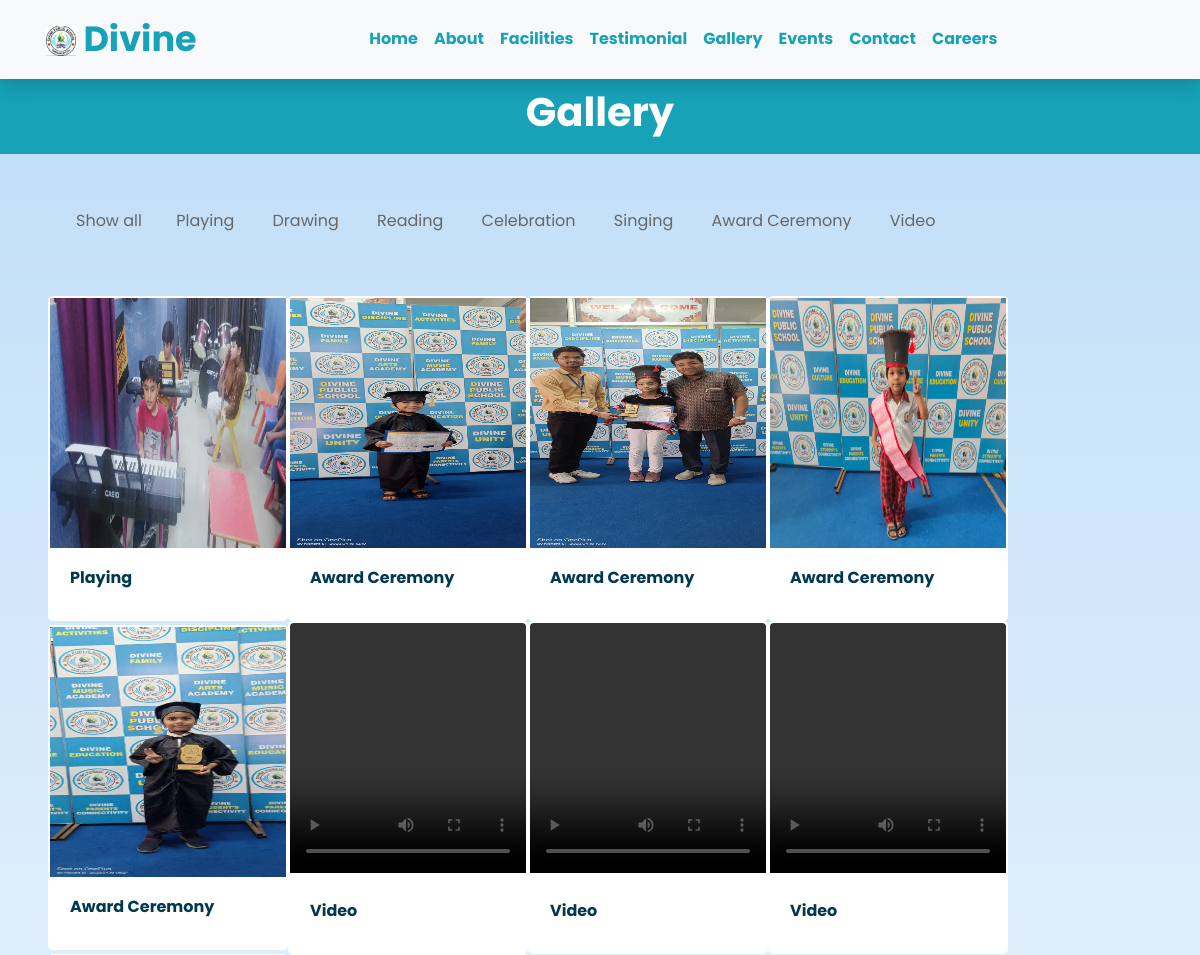
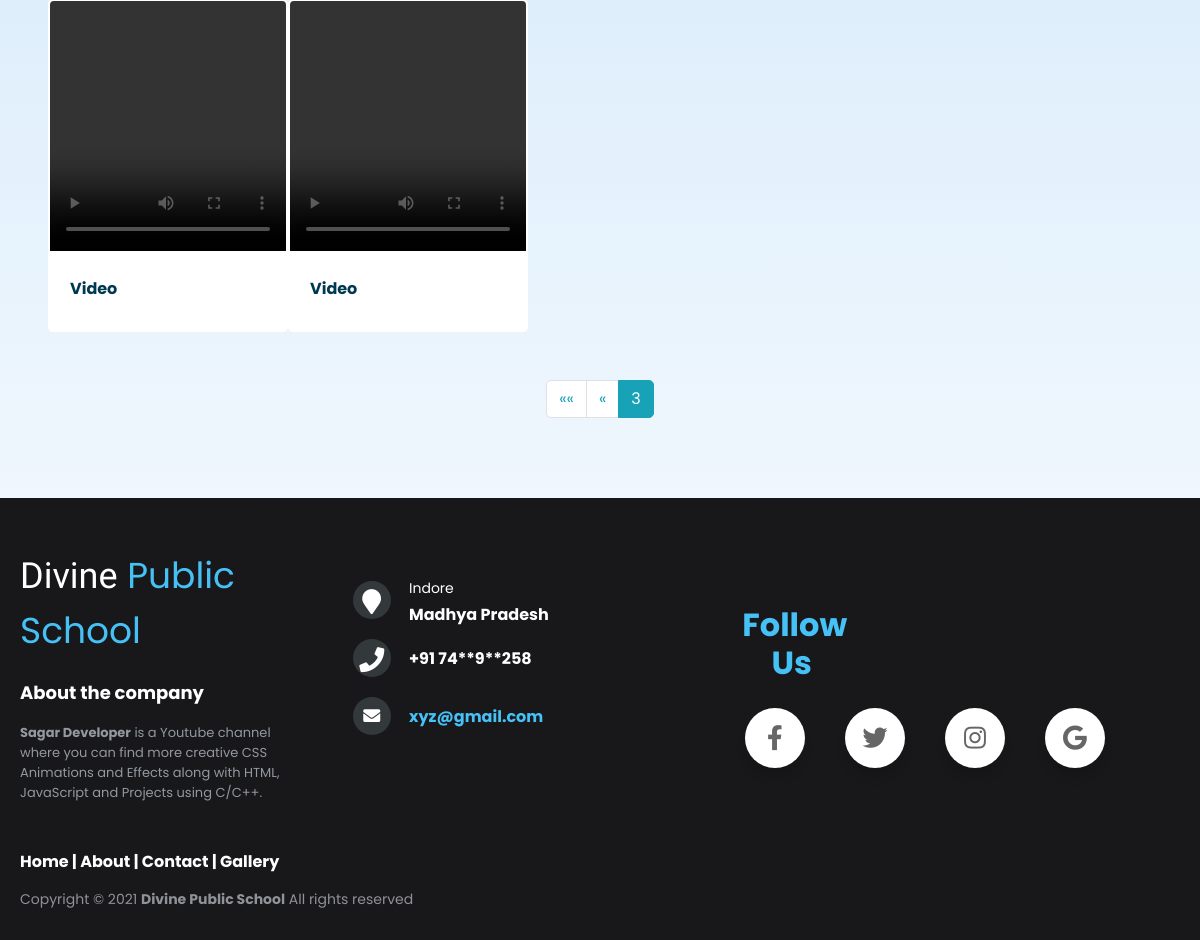
Page /gallery/?page=3 on the committed database (2 pictures, top to bottom).
### App/models.py (models this page shows, shortened)
class Gallery(models.Model):
    photo= models.ImageField(upload_to= "Gallery", height_field=None, width_field=None, max_length=None, blank=True, null=True)
    video = models.FileField( upload_to="Video/video_link", blank=True)
    category= models.ForeignKey(ImageCetegory, on_delete=models.CASCADE, related_name="category")
    is_display= models.BooleanField(default=False)
    is_home_page= models.BooleanField(default=False)

class ImageCetegory(models.Model):
    category_name= models.CharField(max_length=100)

### App/views.py (the view)
# urls.py: path("gallery/", gallery, name= "gallery"),
def gallery(request):
    categories = ImageCetegory.objects.values('category_name')
    category_filter = request.GET.get('category')
    if category_filter:
        g_obj = Gallery.objects.filter(is_display=True, category__category_name=category_filter, is_home_page=False)
    else:
        g_obj = Gallery.objects.filter(is_display=True, is_home_page=False)
    paginator = Paginator(g_obj, 12)  # Show 12 images per page
    page_number = request.GET.get('page')
    page_obj = paginator.get_page(page_number)
    context = {
        'categories': categories,
        'g_obj': page_obj,  # Use page_obj here instead of g_obj
        'category_filter': category_filter
    }
    return render(request, "gallery.html", context)

### App/templates/gallery.html (shortened to what this page needs)
{% load static %}
<!DOCTYPE html>
<html lang="en">
<head>
  <link rel="stylesheet" href="{% static 'css/gallery.css' %}">
  <link rel="stylesheet" href="{% static 'css/style.min.css' %}">
  <link rel="stylesheet" href="{% static 'css/style1.css' %}">
  <link rel="stylesheet" href="http://maxcdn.bootstrapcdn.com/font-awesome/4.2.0/css/font-awesome.min.css">
  <link rel="stylesheet" href="https://cdnjs.cloudflare.com/ajax/libs/font-awesome/5.15.3/css/all.min.css"/>
  <link rel="stylesheet" href="{% static 'css/footer.css' %}">
</head>
<body>
  <div class="container-fluid bg-light position-relative shadow">
    <nav class="navbar navbar-expand-lg bg-body-tertiary">
        <div class="container-fluid">
          <a href="{% url 'home' %}" class="navbar-brand font-weight-bold text-secondary" style="font-size: 35px">
               <img src="{% static 'img/logo.jpeg' %}" alt="" srcset="" class="logo">
                             <span class="text-info">Divine</span>
          </a>
          <div class="collapse navbar-collapse" id="navbarSupportedContent">
            <div class="navbar-nav font-weight-bold mx-auto py-0">
            <ul class="navbar-nav me-auto mb-2 mb-lg-0">
              <li class="nav-item">
                <a class="nav-link active" aria-current="page" href="{% url 'home' %}">Home</a>
              </li>
              <li class="nav-item">
                <a class="nav-link" href="{% url 'about' %}">About</a>
              </li>
              <li class="nav-item">
                <a class="nav-link" href="{% url 'facilities' %}">Facilities</a>
              </li>
              <li class="nav-item">
                <a class="nav-link" href="{% url 'testimonial' %}">Testimonial</a>
              </li>
              <li class="nav-item">
                <a class="nav-link" href="{% url 'gallery' %}">Gallery</a>
              </li>
              <li class="nav-item">
                <a class="nav-link" href="{% url 'events' %}">Events</a>
              </li>
              <li class="nav-item">
                <a class="nav-link" href="{% url 'contact' %}">Contact</a>
              </li>
              <li class="nav-item">
                <a class="nav-link" href="{% url 'careers' %}">Careers</a>
              </li>
            </ul>
        </div>
          </div>
        </div>
      </nav>
</div>
   <div class="container-fluid bg-info mb-5">
    <div class="d-flex flex-column bg-info align-items-center justify-content-center" style="min-height: 75px">
      <h3 class="text-white font-weight-bold" style="font-size: 40px;">Gallery</h3>
    </div>
  </div>
  <div class="container-fluid pt-0">
<div class="row align-items-center px-md-5 mb-5 mt-5" id="filter-buttons">
  <div class="col-12">
    <a href="{% url 'gallery' %}" class="btn mb-2 me-1 {% if not category_filter %}active{% endif %}" data-filter="all">Show all</a>
    {% for category in categories %}
    {% if category.category_name != 'banner' %}
      <a href="{% url 'gallery' %}?category={{ category.category_name }}" class="btn mb-2 mx-1">{{ category.category_name }}</a>
   {% endif %}
      {% endfor %}
  </div>
</div>
<div class="row align-items-center px-md-5 mb-5  mt-4 gap-3" id="filterable-cards">
  {% for image in g_obj %}
    <div class="card p-0" data-name="{{ image.category.category_name }}">
      {% if image.photo %}
        <img src="{{ image.photo.url }}" alt="Image" height="250px">
      {% elif image.video %}
        <video class="card-img-top mb-2" controls style=" height: 250px;">
          <source src="{{ image.video.url }}" type="video/mp4">
        </video>
      {% endif %}
      <div class="card-body">
        <h6 class="card-title">{{ image.category.category_name }}</h6>
      </div>
    </div>
  {% endfor %}
</div>
<div class="col-md-12 mb-4">
  <nav aria-label="Page navigation">
    <ul class="pagination justify-content-center mb-0">
      {% if g_obj.has_previous %}
        <li class="page-item">
          <a class="page-link" href="?page=1{% if category_filter %}&category={{ category_filter }}{% endif %}" aria-label="First">
            <span aria-hidden="true">&laquo;&laquo;</span>
          </a>
        </li>
        <li class="page-item">
          <a class="page-link" href="?page={{ g_obj.previous_page_number }}{% if category_filter %}&category={{ category_filter }}{% endif %}" aria-label="Previous">
            <span aria-hidden="true">&laquo;</span>
          </a>
        </li>
      {% endif %}
      <li class="page-item active">
        <a class="page-link" href="#">{{ g_obj.number }}</a>
      </li>
    </ul>
  </nav>
</div>
  </div>
<footer class="footer-distributed  p-5">
    <div class="footer-left">
        <h3>Divine<span> Public School</span></h3>
        <br>
        <p class="footer-company-about">
            <span>About the company</span>
            <strong>Sagar Developer</strong> is a Youtube channel where you can find more creative CSS Animations
            and
            Effects along with
            HTML, JavaScript and Projects using C/C++.
        </p>
        <br>
        <p class="footer-links link">
            <a href="{% url 'home'}"> Home </a>
            |
            <a href="{% url 'about'}">About</a>
            |
            <a href="{% url 'contact'}">Contact</a>
            |
            <a href="{% url 'gallery'}">Gallery</a>
        </p>
    </div>
    <div class="footer-center">
        <div>
            <i class="fa fa-map-marker"></i>
            <p><span>Indore</span>
                Madhya Pradesh</p>
        </div>
        <div>
            <i class="fa fa-phone"></i>
            <p>+91 74**9**258</p>
        </div>
        <div>
            <i class="fa fa-envelope"></i>
            <p><a href="mailto:sagar00001.co@gmail.com">xyz@gmail.com</a></p>
        </div>
    </div>
    <div class="footer-right">
            <h2 class="follow">Follow Us</h2>
        <div class="wrapper">
            <div class="icon facebook">
               <span><i class="fab fa-facebook-f"></i></span>
            </div>
            <div class="icon twitter">
               <span><i class="fab fa-twitter"></i></span>
            </div>
            <div class="icon instagram">
               <span><i class="fab fa-instagram"></i></span>
            </div>
            <div class="icon google">
               <span><i class="fab fa-google"></i></span>
            </div>
         </div>
    </div>
    <p class="footer-company-name">Copyright © 2021 <strong>Divine Public School</strong> All rights reserved</p>
</footer>
    </body>
  </html>

### static/css/gallery.css (style rules this page uses)
* { font-family: "Poppins", sans-serif; }
body { color: #000; overflow-x: hidden; height: 100%; background-image: linear-gradient(180deg, #bdddf8, #fff) !important; background-repeat: no-repeat; }
#filterable-cards .card { width: 15rem; justify-items: center; border: 2px solid transparent; }

### static/css/style1.css (style rules this page uses)
.logo { width: 30px; height: 30px; }

### static/css/footer.css (style rules this page uses)
* { padding: 0; margin: 0; }
.footer-distributed { background-color: #18171a; box-sizing: border-box; width: 100%; text-align: left; font: bold 16px sans-serif; padding: 50px 20px 30px 20px !important; margin-top: 80px; }
.footer-distributed .footer-left, .footer-distributed .footer-center, .footer-distributed .footer-right { display: inline-block; vertical-align: top; }
.footer-distributed .footer-left { width: 25%; }
.footer-distributed h3 { color: #ffffff; font: normal 36px 'Cookie', cursive; margin: 0; }
.footer-distributed h3 span { color: #46C1F6; }
.footer-distributed .footer-links { color: #ffffff; margin: 20px 0 12px; }
.footer-distributed .footer-links a { display: inline-block; line-height: 1.8; text-decoration: none; color: inherit; }
.footer-distributed .footer-company-name { color: #8f9296; font-size: 14px; font-weight: normal; margin: 0; }
.footer-distributed .footer-center { width: 35%; }
.footer-distributed .footer-center i { background-color: #33383b; color: #ffffff; font-size: 25px; width: 38px; height: 38px; border-radius: 50%; text-align: center; line-height: 42px; margin: 10px 15px; vertical-align: middle; }
.footer-distributed .footer-center i.fa-envelope { font-size: 17px; line-height: 38px; }
.footer-distributed .footer-center p { display: inline-block; color: #ffffff; vertical-align: middle; margin: 0; }
.footer-distributed .footer-center p span { display: block; font-weight: normal; font-size: 14px; line-height: 2; }
.footer-distributed .footer-center p a { color: #46C1F6; text-decoration: none; ; }
.footer-center { padding-top: 2%; padding-left: 2%; }
.footer-distributed .footer-right { width: 25%; padding-top: 5%; }
.footer-distributed .footer-company-about { line-height: 20px; color: #92999f; font-size: 13px; font-weight: normal; margin: 0; }
.footer-distributed .footer-company-about span { display: block; color: #ffffff; font-size: 18px; font-weight: bold; margin-bottom: 20px; }
.footer-company-name { justify-content: center; }
* { margin: 0; padding: 0; box-sizing: border-box; font-family: 'Poppins', sans-serif; }
.wrapper { display: inline-flex; }
.wrapper .icon { margin: 0 20px; text-align: center; cursor: pointer; display: flex; align-items: center; justify-content: center; flex-direction: column; position: relative; z-index: 2; transition: 0.4s cubic-bezier(0.68, -0.55, 0.265, 1.55); }
.wrapper .icon span { display: block; height: 60px; width: 60px; background: #fff; border-radius: 50%; position: relative; z-index: 2; box-shadow: 0px 10px 10px rgba(0,0,0,0.1); transition: 0.4s cubic-bezier(0.68, -0.55, 0.265, 1.55); }
.wrapper .icon span i { line-height: 60px; font-size: 25px; }
.follow { text-align: center; padding-left: 15%; padding-bottom: 15%; color: #46C1F6; }
.footer-right { padding-right: 15%; }

### App/templates/gallery.html (style rules this page uses)
.logo { width: 30px; height: 30px; }

### rows in the picture
Gallery: photo (picture), category.category_name "Playing"
Gallery: photo (picture), category.category_name "Award Ceremony"
Gallery: photo (picture), category.category_name "Award Ceremony"
Gallery: photo (picture), category.category_name "Award Ceremony"
Gallery: photo (picture), category.category_name "Award Ceremony"
Gallery: category.category_name "Video"
Gallery: category.category_name "Video"
Gallery: category.category_name "Video"
Gallery: category.category_name "Video"
Gallery: category.category_name "Video"

### other values in the picture
{{ category.category_name }} "Playing" "Drawing" "Reading" "Celebration" "Singing" "Award Ceremony" "Video"
{{ g_obj.number }} "3"
